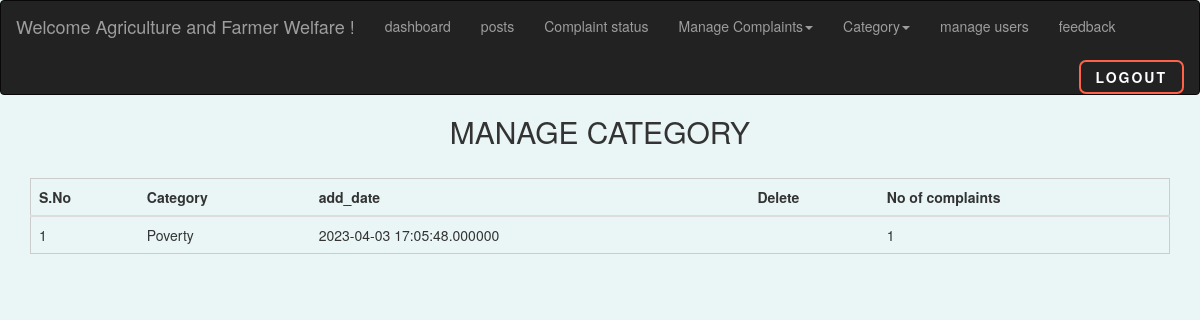
Page /g_mcategory.php (signed in) on the committed database.
### tables this page shows
CREATE TABLE `general_add` (
  `id` int(250) NOT NULL,
  `cat` varchar(50) NOT NULL,
  `date` datetime(6) NOT NULL
);

### g_mcategory.php (the view, shortened to what this page needs)
<?php
include("dbconnect.php");
?>
<!DOCTYPE html>
<html>
<head>
  <link rel="stylesheet" href="https://maxcdn.bootstrapcdn.com/bootstrap/3.4.1/css/bootstrap.min.css">
  </head>
  <body style="background-color: #eaf6f6;">
    <nav class="navbar navbar-inverse">
      <div class="container-fluid">
    <div class="navbar-header">
      <a class="navbar-brand">Welcome <?php echo $_SESSION['aname']; ?> !</a>
    </div>
    <ul class="nav navbar-nav">
    <li><a href="g_notify.php">dashboard</a></li>
    <li><a href="generalpost.php">posts</a></li>
    <li><a href="a_general.php">Complaint status</a></li>
      <li class="dropdown">
      <a class="dropdown-toggle" data-toggle="dropdown" href="#">Manage Complaints<span class="caret"></span></a>
          </li>
        <li class="dropdown">
      <a class="dropdown-toggle" data-toggle="dropdown" href="#">Category<span class="caret"></span></a>
          </li>
          <li><a href="g_umanage.php">manage users</a></li>
          <li><a href="a_gfeed.php">feedback</a></li>
        </ul>
    <form method="get"><button class="back" name="logout">Logout</button></form>
  </div>
  </nav>
	<div>
     <h2 style="text-align: center;">MANAGE CATEGORY</h2>
  <br>
  <table  style="margin: 0 auto; width: 95%; border: 1px solid #ccc;" class="table">
    <thead>
    <tr>
      <th scope="col">S.No</th>
            <th scope="col">Category</th>
            <th scope="col">add_date</th>
            <th scope="col">Delete</th>
            <th scope="col">No of complaints</th>
          </tr>
        </thead>
            <?php
            $qry1=mysqli_query($conn,"select * from general_add");
            while ($row=mysqli_fetch_array($qry1))
            {
            ?>
            <tbody>
      <td scope="row"></td>
            <td><?php   echo $row['cat'];  ?></td>
            <td><?php   echo $row['date'];  ?></td>
            <td>
            <?php
             $cat = $row['cat'];
            $qry=mysqli_query($conn,"select * from general where cat='$cat'");
            $count=mysqli_num_rows($qry);
              ?>
        </td>
        <td><?php echo $count; ?></td>
        </tbody>
          <?php
          }
          ?>
        </table>
	</div>
</body>
</html>

### g_mcategory.php (style rules this page uses)
.back { position: relative; padding: 5px 15px; border-radius: 7px; border: 2px solid rgb(255, 99, 71); font-size: 14px; text-transform: uppercase; font-weight: 600; letter-spacing: 2px; background: transparent; color: #fff; overflow: hidden; box-shadow: 0 0 0 0 transparent; -webkit-transition: all 0.2s ease-in; -moz-transition: all 0.2s ease-in; transition: all 0.2s ease-in; float: right; margin-left: 9px; margin-top: 9px; }
.back::before { content: ''; display: block; width: 0px; height: 86%; position: absolute; top: 7%; left: 0%; opacity: 0; background: #fff; box-shadow: 0 0 50px 30px #fff; -webkit-transform: skewX(-20deg); -moz-transform: skewX(-20deg); -ms-transform: skewX(-20deg); -o-transform: skewX(-20deg); transform: skewX(-20deg); }
body { counter-reset: serial; overflow-x: hidden; }
tr td:first-child:before { counter-increment: serial; content: counter(serial); }

### rows in the picture
general_add: cat "Poverty", date "2023-04-03 17:05:48.000000", count "1"

### other values in the picture
$_SESSION['aname'] "Agriculture and Farmer Welfare"
